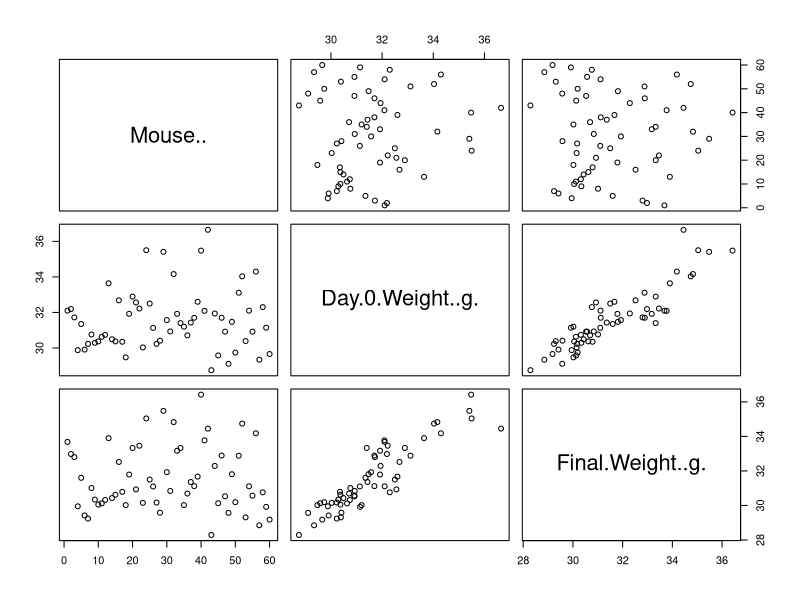
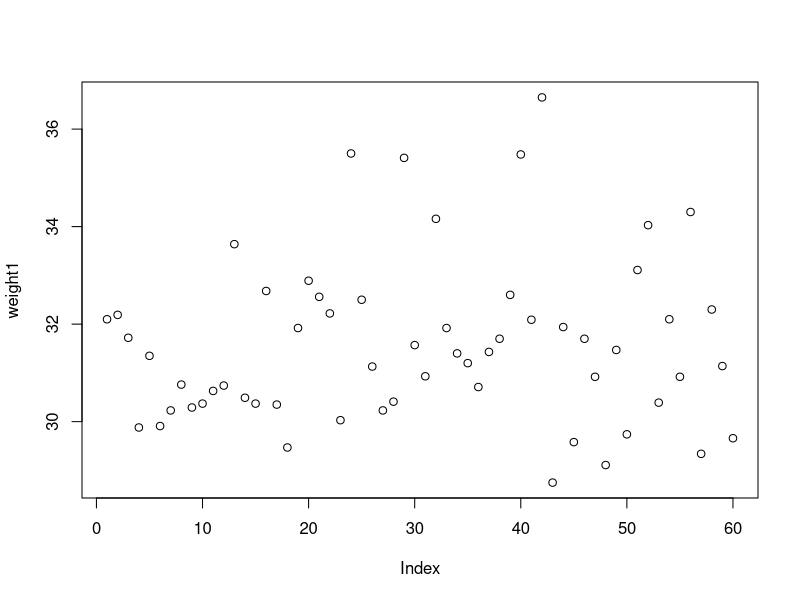
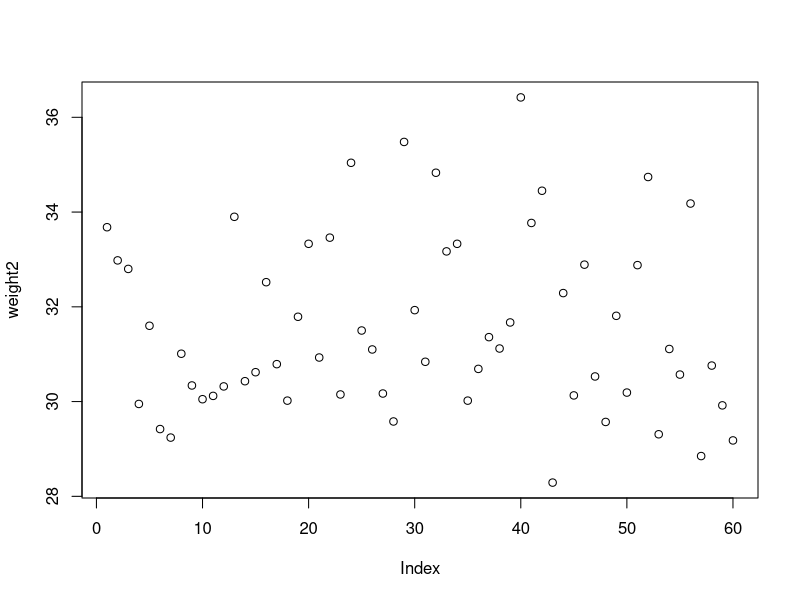
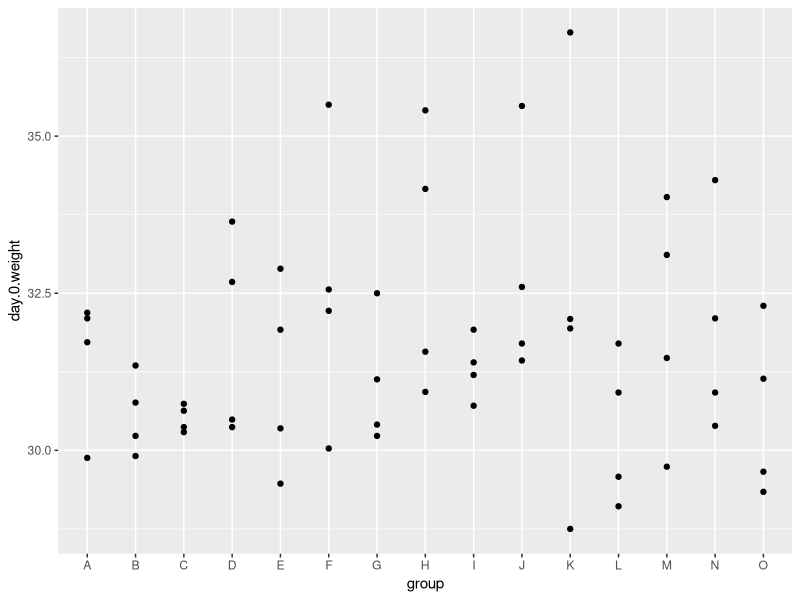
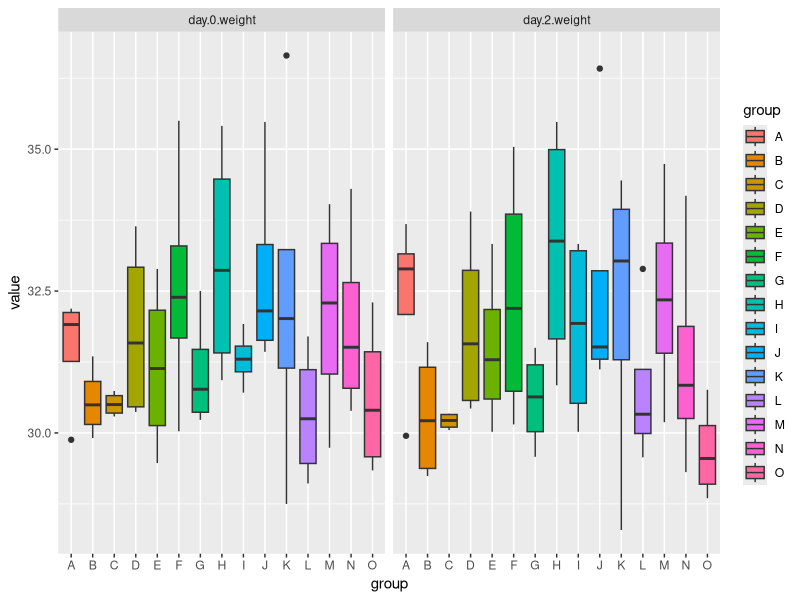
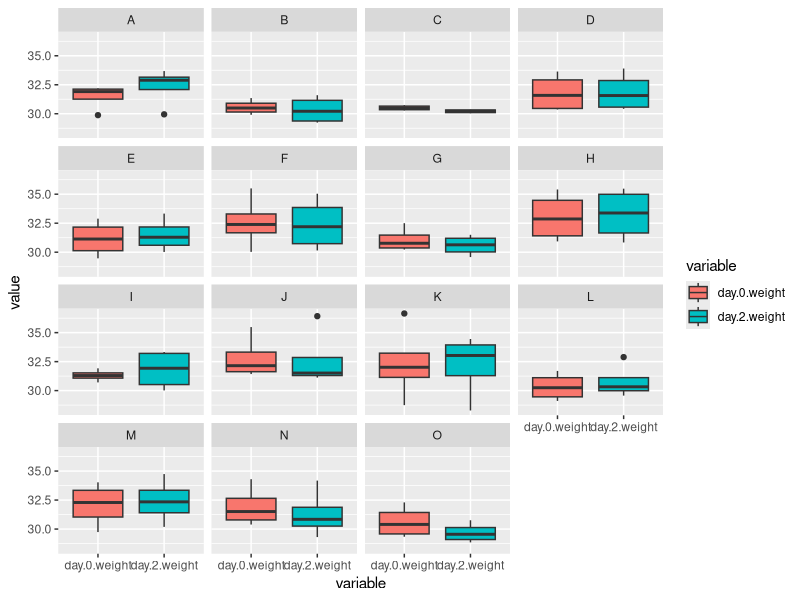
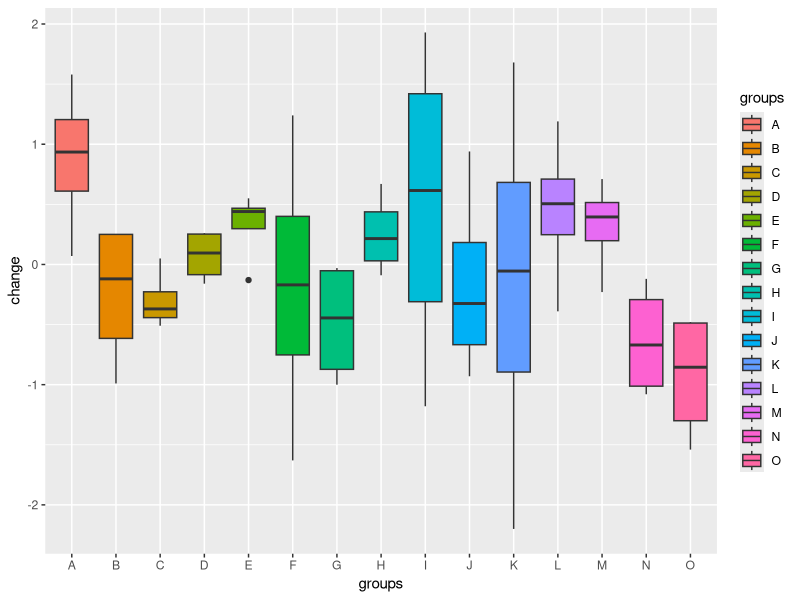

Source code (R) for these figures, in order:
# this is our first R script in decorporation

#library(rJava)
#library(xlsx)
library(ggplot2)
library(reshape2)

weights <- read.csv(file = "Data/decorporation536 weights.csv")

class(weights)
dim(weights)
plot(weights)
weight1 <- weights [1:60, 2]
weight2 <- weights [1:60, 3]
plot(weight1)
plot(weight2)

groups <- matrix(LETTERS[1:15])
groups <- cbind(groups, groups, groups, groups)
groups <- as.vector(t(groups))
weights <- cbind(groups, weights)
colnames(weights) <- c("group", "number", "day.0.weight", "day.2.weight")
ggplot(weights, aes(x=group, y=day.0.weight)) + 
  geom_point()

mweights <- melt(weights, id= c("group", "number"))
ggplot(mweights, aes(x=group, y=value))+
  geom_boxplot(aes(fill=group))+
  facet_wrap(~variable)

ggplot(mweights, aes(x=variable, y=value))+
  geom_boxplot(aes(fill=variable))+
  facet_wrap(~group)

weights <- cbind(weights, weights$day.2.weight-weights$day.0.weight)
colnames(weights) <- c(colnames(weights[1:4]), "change")

ggplot(weights, aes(x=groups, y=change))+
  geom_boxplot(aes(fill=groups))
